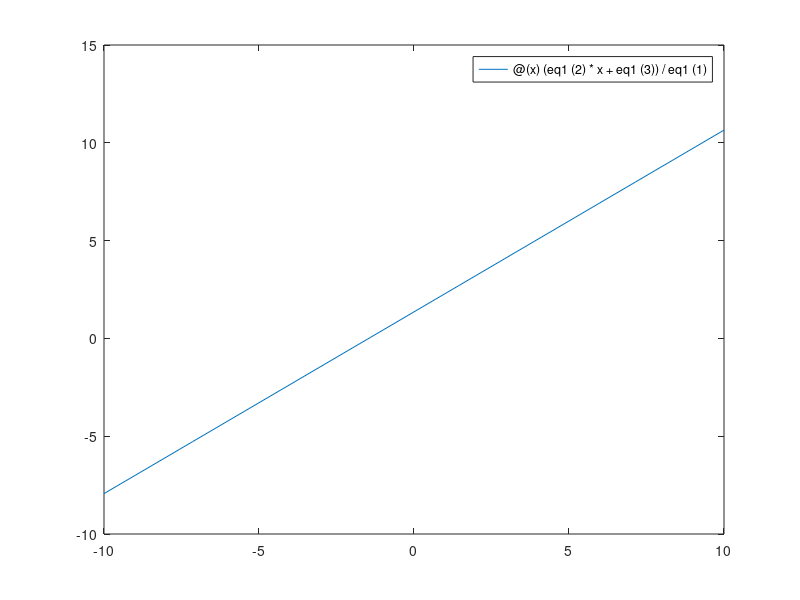

MATLAB code for this plot: (Note: this script raises an error after producing the figure.)
%%
%     COURSE: Linear algebra: theory and implementation
%    SECTION: Solving systems of equations
%      VIDEO: Systems of equations: algebra and geometry
% Instructor: mikexcohen.com
% 
%%

% these are the coefficients of the equation:
% ay = bx + c;
eq1o = [1 2 1]; % [a b c]
eq2o = [2 1 3];

figure(1), clf
plotlim = [-10 10];

for i=1:10
    
    % randomly update equations
    eq1 = eq1o + randn*eq2o;
    eq2 = eq2o + randn*eq1o;
    
    % plot new lines (solutions)
    cla
    h(1) = fplot(@(x) (eq1(2)*x+eq1(3))/eq1(1), plotlim);
    hold on
    h(2) = fplot(@(x) (eq2(2)*x+eq2(3))/eq2(1), plotlim);
    set(h,'linew',3)
    
    % make plot look nicer
    axis([plotlim plotlim])
    plot(get(gca,'xlim'),[0 0],'k--')
    plot([0 0],get(gca,'xlim'),'k--')
    axis square
    grid on
    
    % wait to allow visual inspection
    pause(1)
end


%% repeat in R3

% these are the coefficients of the equation:
% az = bx + cy + d;
eq1o = [1 2 3 -1]; % [a b c d]
eq2o = [2 1 3 3];

figure(2), clf

for i=1:10
    
    % randomly update equations
    eq1 = eq1o + randn*eq2o;
    eq2 = eq2o + randn*eq1o;
    
    % plot new lines (solutions)
%    cla
    h(1) = fplot3(@(x)x, @(x) (x*eq1(2)+eq1(4))/eq1(1), @(x) (x*eq1(3)+eq1(4))/eq1(1), plotlim);
    hold on
    h(2) = fplot3(@(x)x, @(x) (x*eq2(2)+eq2(4))/eq2(1), @(x) (x*eq2(3)+eq2(4))/eq2(1), plotlim);
    set(h,'linew',3)
    axis(repmat(plotlim,1,3))
    
    % wait to allow visual inspection
    pause(1)
end

% make plot look nicer
axis square, grid on, rotate3d on
plot(get(gca,'xlim'),[0 0],'k--')
plot([0 0],get(gca,'xlim'),'k--')
plot3([0 0],[0 0],get(gca,'zlim'),'k--')

%%
%     COURSE: Linear algebra: theory and implementation
%    SECTION: Solving systems of equations
%      VIDEO: Reduced row echelon form
% Instructor: mikexcohen.com
% 
%%

% make some random matrices
A = randn(4,4);
B = randn(4,4);

% print out the matrix and its rref
[A rref(A)]
[B rref(B)]


% here's how you check your homework:
M = [ 1 2 4 5;
      2 4 5 4;
      4 5 4 2 ];

[M rref(M)]

%%
%     COURSE: Linear algebra: theory and implementation
%    SECTION: Solving systems of equations
%      VIDEO: Matrix spaces after row reduction
% Instructor: mikexcohen.com
% 
%%

% create matrix
M = [ 1 2;
      3 7;
      9 1 ];

% obtain RREF
Mr = rref(M);


% draw the planes spanned by M and Mr
figure(3), clf, hold on
h1 = ezmesh(@(s,t)M(1,1)*s+M(1,2)*t,@(s,t)M(2,1)*s+M(2,2)*t,@(s,t)M(3,1)*s+M(3,2)*t,[-1 1 -1 1 -1 1]/4);
h2 = ezmesh(@(s,t)Mr(1,1)*s+Mr(1,2)*t,@(s,t)Mr(2,1)*s+Mr(2,2)*t,@(s,t)Mr(3,1)*s+Mr(3,2)*t,[-1 1 -1 1 -1 1]);

% adjust colors for visibility
set(h1,'facecolor','g','cdata',ones(50),'LineStyle','none')
set(h2,'facecolor','m','cdata',zeros(50),'LineStyle','none')

% draw basis vectors (normalized)
M  = M/norm(M);
plot3([0 M(1,1)],[0 M(2,1)],[0 M(3,1)],'k','linew',2)
plot3([0 M(1,2)],[0 M(2,2)],[0 M(3,2)],'k','linew',2)

plot3([0 Mr(1,1)],[0 Mr(2,1)],[0 Mr(3,1)],'y','linew',2)
plot3([0 Mr(1,2)],[0 Mr(2,2)],[0 Mr(3,2)],'y','linew',2)

% make plot a bit nicer
xlabel('M_1'), ylabel('M_2'), zlabel('M_3')
axis square
grid on, rotate3d on
title('')
legend({'C(M)';'C(rref(M))'})

%%
